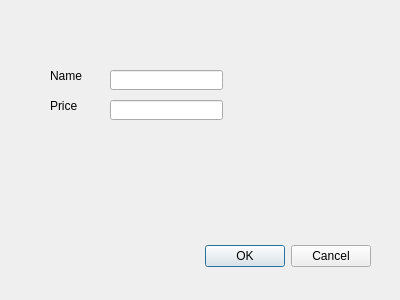
<?xml version="1.0" encoding="UTF-8"?>
<ui version="4.0">
 <class>AddItem</class>
 <widget class="QDialog" name="AddItem">
  <property name="geometry">
   <rect>
    <x>0</x>
    <y>0</y>
    <width>400</width>
    <height>300</height>
   </rect>
  </property>
  <property name="windowTitle">
   <string>Dialog</string>
  </property>
  <widget class="QDialogButtonBox" name="buttonBox">
   <property name="geometry">
    <rect>
     <x>30</x>
     <y>240</y>
     <width>341</width>
     <height>32</height>
    </rect>
   </property>
   <property name="orientation">
    <enum>Qt::Horizontal</enum>
   </property>
   <property name="standardButtons">
    <set>QDialogButtonBox::Cancel|QDialogButtonBox::Ok</set>
   </property>
  </widget>
  <widget class="QLabel" name="label">
   <property name="geometry">
    <rect>
     <x>50</x>
     <y>70</y>
     <width>54</width>
     <height>12</height>
    </rect>
   </property>
   <property name="text">
    <string>Name</string>
   </property>
  </widget>
  <widget class="QLabel" name="label_2">
   <property name="geometry">
    <rect>
     <x>50</x>
     <y>100</y>
     <width>54</width>
     <height>12</height>
    </rect>
   </property>
   <property name="text">
    <string>Price</string>
   </property>
  </widget>
  <widget class="QLineEdit" name="txt_name">
   <property name="geometry">
    <rect>
     <x>110</x>
     <y>70</y>
     <width>113</width>
     <height>20</height>
    </rect>
   </property>
  </widget>
  <widget class="QLineEdit" name="txt_price">
   <property name="geometry">
    <rect>
     <x>110</x>
     <y>100</y>
     <width>113</width>
     <height>20</height>
    </rect>
   </property>
  </widget>
 </widget>
 <resources/>
 <connections>
  <connection>
   <sender>buttonBox</sender>
   <signal>accepted()</signal>
   <receiver>AddItem</receiver>
   <slot>accept()</slot>
   <hints>
    <hint type="sourcelabel">
     <x>248</x>
     <y>254</y>
    </hint>
    <hint type="destinationlabel">
     <x>157</x>
     <y>274</y>
    </hint>
   </hints>
  </connection>
  <connection>
   <sender>buttonBox</sender>
   <signal>rejected()</signal>
   <receiver>AddItem</receiver>
   <slot>reject()</slot>
   <hints>
    <hint type="sourcelabel">
     <x>316</x>
     <y>260</y>
    </hint>
    <hint type="destinationlabel">
     <x>286</x>
     <y>274</y>
    </hint>
   </hints>
  </connection>
 </connections>
</ui>
